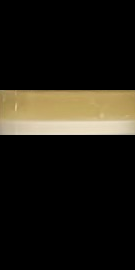
#> input picture image_data/Triton X-100/TX_0_25C.png, 135 x 270 px; its folder holds only this picture in this run
$ python image_pipeline_ov_line_search_based.py
#> lines starting #> are read from the running program, lines starting #| are printed output that depends on the picture; after the words box and inside, x2 and y2 are one past the last pixel; in counts of white or black regions, pixels touching at a corner belong together
from sklearn.mixture import GaussianMixture
import pandas as pd
from os import listdir
from os.path import isfile, join
import os
import numpy as np
import cv2 as cv
from matplotlib import pyplot as plt


class ImagePipeline():
    def __init__(self):
        self.db = []

    def show_my_image(self, img, winname='Title'):
        cv.imshow(winname, img)
        cv.moveWindow(winname, 1000, 500)
        cv.waitKey(0)
        cv.destroyWindow(winname)

    def get_horizontal(self, img):
        horizontal = np.copy(img)

        # Specify size on horizontal axis
        cols = horizontal.shape[1]
        horizontal_size = cols // 10 #2 3 4 5
        # horizontal_size = cols // 15 #1

        # Create structure element for extracting horizontal lines through morphology operations
        horizontalStructure = cv.getStructuringElement(cv.MORPH_RECT, (horizontal_size, 1))

        # Apply morphology operations
        horizontal = cv.erode(horizontal, horizontalStructure)
        horizontal = cv.dilate(horizontal, horizontalStructure)
        return horizontal

    def get_high_ranked_edges(self, img, num_edge):
        # data = [0 for x in range(img.shape[0])]
        data = {}
        for x in range(img.shape[1]):
            for y in range(img.shape[0]):
                if img[y][x] == 255:
                    if y not in data:
                        data[y] = 0
                    data[y] += 1

        data = {k: v for k, v in sorted(data.items(), key=lambda item: item[1], reverse=True)}

        re_list = []
        i = 0
        for k, v in data.items():
            if i == num_edge:
                break
            re_list.append(k)
            i += 1

        return re_list

    def get_edges(self, img, num_edge):
        data = []
        for x in range(img.shape[1]):
            for y in range(img.shape[0]):
                if img[y][x] == 255:
                    data.append(y)

        # print(data)
        df = pd.DataFrame(data)

        # Fit GMM
        gmm = GaussianMixture(n_components=num_edge, random_state=42)
        gmm = gmm.fit(df)

        means = gmm.means_.tolist()
        means = [x[0] for x in means]
        means = sorted(means)
        return means

    def remove_out_objects(self, src, edges):
        img = np.copy(src)
        h, w = img.shape

        img_cleaned = np.zeros((h, w), np.uint8)
        img_cleaned = cv.resize(img_cleaned, (w, h))

        a = int(edges[0])
        b = int(edges[1])
        top = min(a, b) - 4
        bot = max(a, b) + 7
        gg = img[top:bot, 0:w]
        img_cleaned[top:bot, 0:w] = gg

        # self.show_my_image(img_cleaned)
        return img_cleaned

    def get_average_rgb(self, img, x1, y1, x2, y2):
        """
        This returns average rbg values from rectangle points
        """
        c_px = np.zeros([1, 3])
        x1, y1, x2, y2 = int(x1), int(y1), int(x2), int(y2)

        # If there is no space between two edges
        if abs(y1-y2) <= 1:
            return None

        # cv.line(img, (0, y1), (130, y1), (0, 255, 0), 1)
        # cv.rectangle(img, (x1, y1), (x2, y2), (125, 125, 125), 1)

        i = 0
        for x in range(x1, x2):
            for y in range(y1, y2):
                px = img[y, x]
                # print(px)
                c_px += px
                i += 1

        c_px = c_px / i
        c_px = np.round(c_px)
        c_px = c_px.tolist()[0]
        return c_px

    def get_colors(self, img, edges):
        h, w, c = img.shape
        x_gab = 10
        y_gab = 1

        ee = edges[0] # Ending edge (EE)
        me = edges[1] # Mid edge (ME)
        se = edges[2] # Starting edge (SE)

        oc = self.get_average_rgb(img, x_gab, ee + y_gab, w - x_gab, me - y_gab) # Oil Color
        cc = self.get_average_rgb(img, x_gab, me + y_gab, w - x_gab, se - y_gab) # Creaming Color
        wc = self.get_average_rgb(img, x_gab, se + y_gab, w - x_gab, se + 20) # Water Color
        # self.show_my_image(img)
        return oc, cc, wc

    def list_distance(self, l1, l2):
        sum = 0
        for i in range(len(l1)):
            sum += abs(l1[i]-l2[i])

        return sum

    def get_oil_value_using_edges_and_colors(self, img, edges, oc, cc, wc):
        #     색을 통한 오일 분포 분류 규칙:
        # O가 오일 색[120, 161, 179]에 가까우면 오일로 규정
        # O가 크림 색[165, 190, 204]에 가까우면 크림으로 규정
        # C는 색에 상관없이 크림으로 규정

        sum_oil = self.list_distance([120, 161, 179], oc)
        sum_cream = self.list_distance([165, 190, 204], oc)

        ee = edges[0]  # Ending edge (EE)
        me = edges[1]  # Mid edge (ME)
        se = edges[2]  # Starting edge (SE)

        if sum_oil < sum_cream:
            return (me-ee)/(se-ee)
        else:
            return 0


    def get_monochrome_image(self, img):
        """
        This converts an input image to a grayscale image.
        """
        img_0 = np.copy(img)
        gray = cv.cvtColor(img_0, cv.COLOR_BGR2GRAY)
        monochrome_img = cv.Canny(gray, 10, 50)

        return monochrome_img

    def show_db_img(self):
        # Find width and height
        max_x, max_y = 0, 0
        max_w, max_h = 0, 0
        for img_info in self.db:
            x = img_info['X']
            y = img_info['Y']
            img = img_info['img']
            h, w = img.shape
            max_x = max(max_x, x)
            max_y = max(max_y, y)
            max_w = max(max_w, w)
            max_h = max(max_h, h)

        # print(max_x, max_y)

        # Make a big canvas
        height = max_y*max_h+100
        width = max_x*max_w+100
        img_canvas = np.zeros((height, width, 3), np.uint8)
        h, w, c = img_canvas.shape
        img_canvas = cv.resize(img_canvas, (w, h))

        gab_x, gab_y = 5, 5
        for img_info in self.db:
            x = (img_info['X']-1)*max_w + gab_x
            y = (img_info['Y']-1)*max_h + gab_y
            img = img_info['img']
            edges = img_info['edges']
            title = img_info['title']
            oil_value = img_info['oil_value']
            oil_color = img_info['oil_color']
            h, w = img.shape
            w += x
            h += y
            img_canvas[y:h, x:w, 1] = img
            cv.rectangle(img_canvas, (x, y), (w, h), (125, 125, 125), 1)

            # Draw edge lines
            if edges is not None:
                for edge in edges:
                    h_e = int(edge + y)
                    cv.line(img_canvas, (x, h_e), (w, h_e), (255, 255, 255), 1)

            # Draw title
            str = f'{title}'
            cv.putText(img_canvas, str, (x+3, y+20), cv.FONT_HERSHEY_TRIPLEX, 0.33, (255, 255, 255), 1)
            str = '{:.4f}'.format(oil_value)
            cv.putText(img_canvas, str, (x + 3, y + 35), cv.FONT_HERSHEY_TRIPLEX, 0.5, (255, 255, 255), 1)
            str = f'{oil_color}'
            cv.putText(img_canvas, str, (x + 3, y + 55), cv.FONT_HERSHEY_TRIPLEX, 0.33, (255, 255, 255), 1)

        cv.imshow('', img_canvas)
        cv.waitKey()

    def store_image(self, src, x, y, title='title', edges=None, oil_value=0, oil_color=None):
        img_0 = np.copy(src)
        img_info = {'X': x, 'Y': y, 'title': title, 'img': img_0, 'edges': edges, 'oil_value': oil_value, 'oil_color': oil_color}
        self.db.append(img_info)

    def run_image_pipeline(self, img_path):
        # 1. Extract image files from an image path
#> called with img_path = '../image_data/Triton X-100/'
        img_files = [f for f in listdir(img_path) if isfile(join(img_path, f))]

        x, y = 1, 1
        plt.figure(0)
        num_imgs = len(img_files)

        # 2. Perform the pipeline for each image
        for file in img_files:
            # print(f'====== Image: {file} =======')
            if x > 6:
                x = 1
                y += 1

            # if x == 1 and y == 2:
            # 2.1 Read an image
            img_file = join(img_path, file)
            img = cv.imread(img_file)
#> img is the input picture: shape (270, 135, 3); mean B, G, R 20.7, 28.9, 32.5

            # 2.2 Get the monochrome image
            img_mono = self.get_monochrome_image(img)
#> in get_monochrome_image, `gray = cv.cvtColor(img_0, cv.COLOR_BGR2GRAY)`:
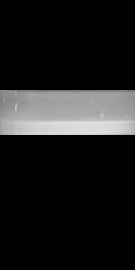
#> gray: shape (270, 135); min 0, max 224, mean 29
#> in get_monochrome_image, `monochrome_img = cv.Canny(gray, 10, 50)`:
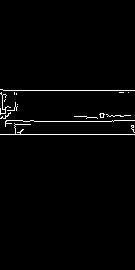
#> monochrome_img: shape (270, 135); 1.7% white in thin lines or dots, all inside (x1, y1, x2, y2) = (0, 89, 135, 135)

            # self.show_my_image(edge_img)

            # 2.3 Get the horizontal image from the mono image
            img_hori = self.get_horizontal(img_mono)
#> in get_horizontal, `horizontal = cv.erode(horizontal, horizontalStructure)`:
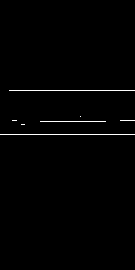
#> horizontal: shape (270, 135); 0.97% white in thin lines or dots, all inside (x1, y1, x2, y2) = (0, 90, 135, 135)
#> in get_horizontal, `horizontal = cv.dilate(horizontal, horizontalStructure)`:
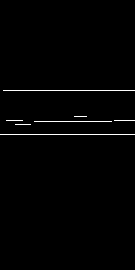
#> horizontal: shape (270, 135); 1.1% white in thin lines or dots, all inside (x1, y1, x2, y2) = (0, 90, 135, 135)

            # 2.4 Get edges from the horizontal image
            two_edges = self.get_high_ranked_edges(img_hori, 2)
#> two_edges = [134, 90]

            # 2.5 Get a cleaned image
            img_cleaned = self.remove_out_objects(img_hori, two_edges)
#> in remove_out_objects, `a = int(edges[0])`: a = 134
#> in remove_out_objects, `b = int(edges[1])`: b = 90
#> in remove_out_objects, `top = min(a, b) - 4`: top = 86
#> in remove_out_objects, `bot = max(a, b) + 7`: bot = 141
#> in remove_out_objects, `gg = img[top:bot, 0:w]`:
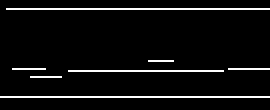
#> gg: shape (55, 135) (shown 2 times larger); 5.5% white in thin lines or dots, all inside (x1, y1, x2, y2) = (0, 4, 135, 49)

            # 2.6 Get edges from the horizontal image
            edges = self.get_edges(img_cleaned, 3)
#> edges = [90, 120.6, 134]

            # 2.7 Get colors
            oc, cc, wc = self.get_colors(img, edges)
#> in get_colors, `ee = edges[0]`: ee = 90
#> in get_colors, `me = edges[1]`: me = 120.6
#> in get_colors, `se = edges[2]`: se = 134
#> after the loop in get_average_rgb, `for x in range(x1, x2):`: c_px = [[317846, 517504, 601998]]; i = 3220
#> in get_average_rgb, `c_px = c_px / i`: c_px = [[98.71, 160.7, 187]]
#> in get_average_rgb, `c_px = np.round(c_px)`: c_px = [[99, 161, 187]]
#> in get_average_rgb, `c_px = c_px.tolist()[0]`: c_px = [99, 161, 187]
#> in get_colors, `cc = self.get_average_rgb(img, x_gab, me + y_gab, w - x_gab, se - y_gab)`: cc = [183, 210, 224]
#> in get_colors, `wc = self.get_average_rgb(img, x_gab, se + y_gab, w - x_gab, se + 20)`: wc = [0, 0, 0]
#> oc = [99, 161, 187]; cc = [183, 210, 224]; wc = [0, 0, 0]
            # print(file, oc)

            # 2.7 Get colors
            ov = self.get_oil_value_using_edges_and_colors(img, edges, oc, cc, wc)
#> the loop in list_distance, `for i in range(len(l1)):` made 3 passes
#> sum on passes 1 to 3: 21, 21, 29
#> after the loop in list_distance, `for i in range(len(l1)):`: sum = 29
#> the loop in list_distance (call 2), `for i in range(len(l1)):` made 3 passes
#> sum on passes 1 to 3: 66, 95, 112
#> in get_oil_value_using_edges_and_colors, `sum_cream = self.list_distance([165, 190, 204], oc)`: sum_cream = 112
#> in get_oil_value_using_edges_and_colors, `ee = edges[0]`: ee = 90
#> in get_oil_value_using_edges_and_colors, `me = edges[1]`: me = 120.6
#> in get_oil_value_using_edges_and_colors, `se = edges[2]`: se = 134
#> ov = 0.696
            # Show extracted horizontal lines
            # self.show_my_image(horizontal)

            # all_img = self.combine_image(horizontal, all_img)
            self.store_image(img_cleaned, x, y, os.path.splitext(file)[0], edges, ov, oc)

            cv.rectangle(img_cleaned, (20, 160), (110, 240), (0, 255, 0), 1)

            x += 1

        self.show_db_img()
#> the loop in show_db_img, `for img_info in self.db:` made 1 pass
#> (x, y, h, w, max_x, max_y, max_w, max_h) on pass 1: (1, 1, 270, 135, 1, 1, 135, 270)
#> in show_db_img, `height = max_y*max_h+100`: height = 370
#> in show_db_img, `width = max_x*max_w+100`: width = 235
#> the loop in show_db_img, `for img_info in self.db:` made 1 pass
#> (x, y, edges, title, oil_value, oil_color, h, w) on pass 1: (5, 5, [90, 120.6, 134], 'TX_0_25C', 0.696, [99, 161, 187], 275, 140)
#> after the loop in show_db_img, `for img_info in self.db:`:
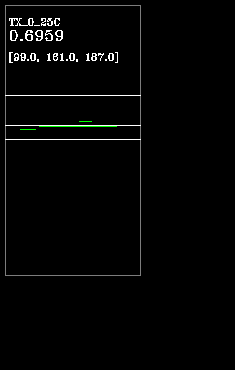
#> img_canvas: shape (370, 235, 3); mean of channels 0, 1, 2 4.5, 4.8, 4.5; drawn as B, G, R

            # 2.3 Get edges from the edge image
        #     a_px = 0
        #     # a_px = get_average_rgb(img, 20, 160, 110, 240)
        #     # print(a_px)
        #
        #
        #     # Show Images
        #     if x > 6:
        #         x = 1
        #         y += 1
        #
        #     sub = plt.subplot2grid((int(num_imgs / 4), 7), (y, x))
        #
        #     sub.imshow(edge_img)
        #     sub.set_title(f'{os.path.splitext(file)[0]} \n {a_px}:{1}')
        #     x += 1
        #
        # plt.subplots_adjust(bottom=.1, top=.99, hspace=1)
        # plt.show()


img_path = '../image_data/Triton X-100/'
ip = ImagePipeline()
ip.run_image_pipeline(img_path)

$ run again, on image_data/Triton X-100/TX_0_NaCl_4C.png
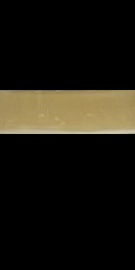
#> input picture image_data/Triton X-100/TX_0_NaCl_4C.png, 135 x 270 px
#> in run_image_pipeline, img is the input picture: shape (270, 135, 3); mean B, G, R 16.4, 24.7, 27.9
#> in get_monochrome_image, `monochrome_img = cv.Canny(gray, 10, 50)`:
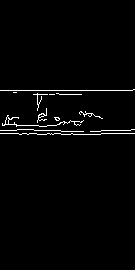
#> monochrome_img: shape (270, 135); 1.9% white in thin lines or dots, all inside (x1, y1, x2, y2) = (0, 89, 135, 135)
#> two_edges = [90, 130]
#> a = 90
#> b = 130
#> top = 86
#> bot = 137
#> gg: shape (51, 135); 5.8% white in thin lines or dots, all inside (x1, y1, x2, y2) = (0, 4, 135, 49)
#> in run_image_pipeline, `edges = self.get_edges(img_cleaned, 3)`: edges = [90.89, 124.6, 131.4]
#> in get_colors, `ee = edges[0]`: ee = 90.89
#> in get_colors, `me = edges[1]`: me = 124.6
#> in get_colors, `se = edges[2]`: se = 131.4
#> after the loop in get_average_rgb, `for x in range(x1, x2):`: c_px = [[340006, 541951, 620486]]; i = 3680
#> in get_average_rgb, `c_px = c_px / i`: c_px = [[92.39, 147.3, 168.6]]
#> in get_average_rgb, `c_px = np.round(c_px)`: c_px = [[92, 147, 169]]
#> in get_average_rgb, `c_px = c_px.tolist()[0]`: c_px = [92, 147, 169]
#> in get_colors, `cc = self.get_average_rgb(img, x_gab, me + y_gab, w - x_gab, se - y_gab)`: cc = [115, 162, 180]
#> in get_colors, `wc = self.get_average_rgb(img, x_gab, se + y_gab, w - x_gab, se + 20)`: wc = [17, 20, 20]
#> in run_image_pipeline, `oc, cc, wc = self.get_colors(img, edges)`: oc = [92, 147, 169]; cc = [115, 162, 180]; wc = [17, 20, 20]
#> the loop in list_distance, `for i in range(len(l1)):` made 3 passes
#> sum on passes 1 to 3: 28, 42, 52
#> after the loop in list_distance, `for i in range(len(l1)):`: sum = 52
#> the loop in list_distance (call 2), `for i in range(len(l1)):` made 3 passes
#> sum on passes 1 to 3: 73, 116, 151
#> sum_cream = 151
#> in get_oil_value_using_edges_and_colors, `ee = edges[0]`: ee = 90.89
#> in get_oil_value_using_edges_and_colors, `me = edges[1]`: me = 124.6
#> in get_oil_value_using_edges_and_colors, `se = edges[2]`: se = 131.4
#> ov = 0.833
#> the loop in show_db_img, `for img_info in self.db:` made 1 pass
#> (x, y, h, w, max_x, max_y, max_w, max_h) on pass 1: (1, 1, 270, 135, 1, 1, 135, 270)
#> height = 370
#> width = 235
#> the loop in show_db_img, `for img_info in self.db:` made 1 pass
#> (x, y, edges, title, oil_value, oil_color, h, w) on pass 1: (5, 5, [90.89, 124.6, 131.4], 'TX_0_NaCl_4C', 0.833, [92, 147, 169], 275, 140)
#> after the loop in show_db_img, `for img_info in self.db:`:
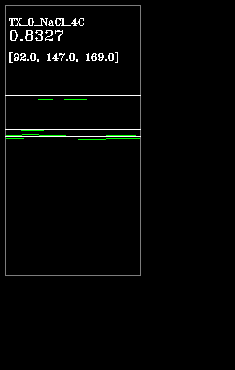
#> img_canvas: shape (370, 235, 3); mean of channels 0, 1, 2 4.7, 5.3, 4.7; drawn as B, G, R

$ run again, on image_data/Triton X-100/TX_0_NaCl_SS_4C.png
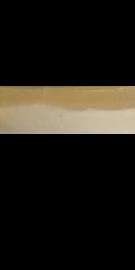
#> input picture image_data/Triton X-100/TX_0_NaCl_SS_4C.png, 135 x 270 px
#> in run_image_pipeline, img is the input picture: shape (270, 135, 3); mean B, G, R 21.7, 28.3, 31.9
#> in get_monochrome_image, `monochrome_img = cv.Canny(gray, 10, 50)`:
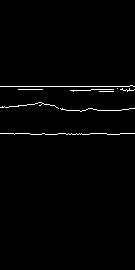
#> monochrome_img: shape (270, 135); 1.4% white in thin lines or dots, all inside (x1, y1, x2, y2) = (0, 85, 135, 135)
#> two_edges = [86, 133]
#> a = 86
#> b = 133
#> top = 82
#> bot = 140
#> gg: shape (58, 135); 4.3% white in thin lines or dots, all inside (x1, y1, x2, y2) = (0, 4, 135, 53)
#> in run_image_pipeline, `edges = self.get_edges(img_cleaned, 3)`: edges = [87.42, 110, 133.3]
#> in get_colors, `ee = edges[0]`: ee = 87.42
#> in get_colors, `me = edges[1]`: me = 110
#> in get_colors, `se = edges[2]`: se = 133.3
#> after the loop in get_average_rgb, `for x in range(x1, x2):`: c_px = [[230016, 349090, 415339]]; i = 2415
#> in get_average_rgb, `c_px = c_px / i`: c_px = [[95.24, 144.6, 172]]
#> in get_average_rgb, `c_px = np.round(c_px)`: c_px = [[95, 145, 172]]
#> in get_average_rgb, `c_px = c_px.tolist()[0]`: c_px = [95, 145, 172]
#> in get_colors, `cc = self.get_average_rgb(img, x_gab, me + y_gab, w - x_gab, se - y_gab)`: cc = [149, 176, 189]
#> in get_colors, `wc = self.get_average_rgb(img, x_gab, se + y_gab, w - x_gab, se + 20)`: wc = [0, 0, 0]
#> in run_image_pipeline, `oc, cc, wc = self.get_colors(img, edges)`: oc = [95, 145, 172]; cc = [149, 176, 189]; wc = [0, 0, 0]
#> the loop in list_distance, `for i in range(len(l1)):` made 3 passes
#> sum on passes 1 to 3: 25, 41, 48
#> after the loop in list_distance, `for i in range(len(l1)):`: sum = 48
#> the loop in list_distance (call 2), `for i in range(len(l1)):` made 3 passes
#> sum on passes 1 to 3: 70, 115, 147
#> sum_cream = 147
#> in get_oil_value_using_edges_and_colors, `ee = edges[0]`: ee = 87.42
#> in get_oil_value_using_edges_and_colors, `me = edges[1]`: me = 110
#> in get_oil_value_using_edges_and_colors, `se = edges[2]`: se = 133.3
#> ov = 0.492
#> the loop in show_db_img, `for img_info in self.db:` made 1 pass
#> (x, y, h, w, max_x, max_y, max_w, max_h) on pass 1: (1, 1, 270, 135, 1, 1, 135, 270)
#> height = 370
#> width = 235
#> the loop in show_db_img, `for img_info in self.db:` made 1 pass
#> (x, y, edges, title, oil_value, oil_color, h, w) on pass 1: (5, 5, [87.42, 110, 133.3], 'TX_0_NaCl_SS_4C', 0.492, [95, 145, 172], 275, 140)
#> after the loop in show_db_img, `for img_info in self.db:`:
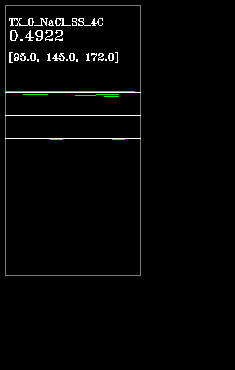
#> img_canvas: shape (370, 235, 3); mean of channels 0, 1, 2 4.8, 5.5, 4.8; drawn as B, G, R
